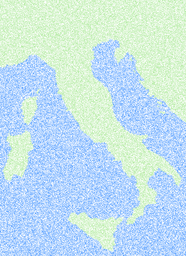
#> input picture Assignment 2/images/Italy50.png, 186 x 256 px, shrunk from 469 x 646 before the run, found by its file name
$ python Assignment2_threads.py
#> lines starting #> are read from the running program, lines starting #| are printed output that depends on the picture
import numpy as np
import skimage.io as sk
from math import *
import threading as th


# temp = mp.s
img = sk.imread('Italy50.png')
#> img is the input picture: shape (256, 186, 3); mean R, G, B 196.9, 226.5, 235.7
rows, cols, rgb = np.shape(img)
#> rows = 256; cols = 186; rgb = 3
imgArr = np.asarray(img)
ansImgArr = np.zeros(shape=(rows, cols, 3), dtype=np.uint8)


def euclidean_distance(x, y):
    return sqrt(sum(pow(a - b, 2) for a, b in zip(x, y)))


def manhattan_distance(x, y):
    return sum(abs(x[i] - y[i]) for i in range(3))


def iswhite(point):
    return point[0] == point[1] == point[2]


def isblue(point):
    return point[1] < point[2]


def isgreen(point):
    return point[1] > point[2]


def findnearest(r, c, arr, tr, tc):
    min_dis = 10000.0
    rr = 0
    rc = 0
    for sr in range(r, tr):
        for sc in range(c, tc):
            if not iswhite(arr[sr][sc]):
                dist = manhattan_distance(arr[r][c], arr[sr][sc])
                if min_dis > dist:
                    rr = sr
                    rc = sc
                    min_dis = dist
    return rr, rc


def work(t_row, t_cols, s_rows, s_cols):
    for i in range(s_rows, t_row):
        for j in range(s_cols, t_cols):
            if iswhite(imgArr[i][j]):
                rrow, rcol = findnearest(i, j, imgArr, rows, cols)
                if rrow < 0 or rcol < 0:
                    break
                print("near found", i, j)
                ansImgArr[i][j] = imgArr[rrow][rcol]
            else:
                ansImgArr[i][j] = imgArr[i][j]
    # f_name = 'result/'+str(s_rows)+'.png'
    # sk.imsave(f_name, ansImgArr)


def p_start():
    print("it's started")


if __name__ == "__main__":
    thr = 10
    f_r = int(rows/thr)
#> f_r = 25
    f_c = int(cols/thr)
#> f_c = 18
    t1 = th.Thread(target=p_start)
    t = [t1] * thr
    for t_ind in range(thr):
        t[t_ind] = th.Thread(target=work, args=(f_r * t_ind, f_c * t_ind, f_r * (t_ind - 1), f_c * (t_ind - 1),))
        t[t_ind].start()

    for th in t:
        th.join()

    print("done")
    sk.imsave('result/result.png', ansImgArr)
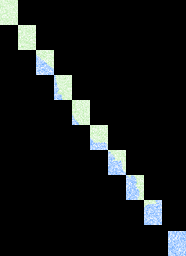
#> saved as result.png: shape (256, 186, 3); mean R, G, B 19.1, 21.8, 21.7
